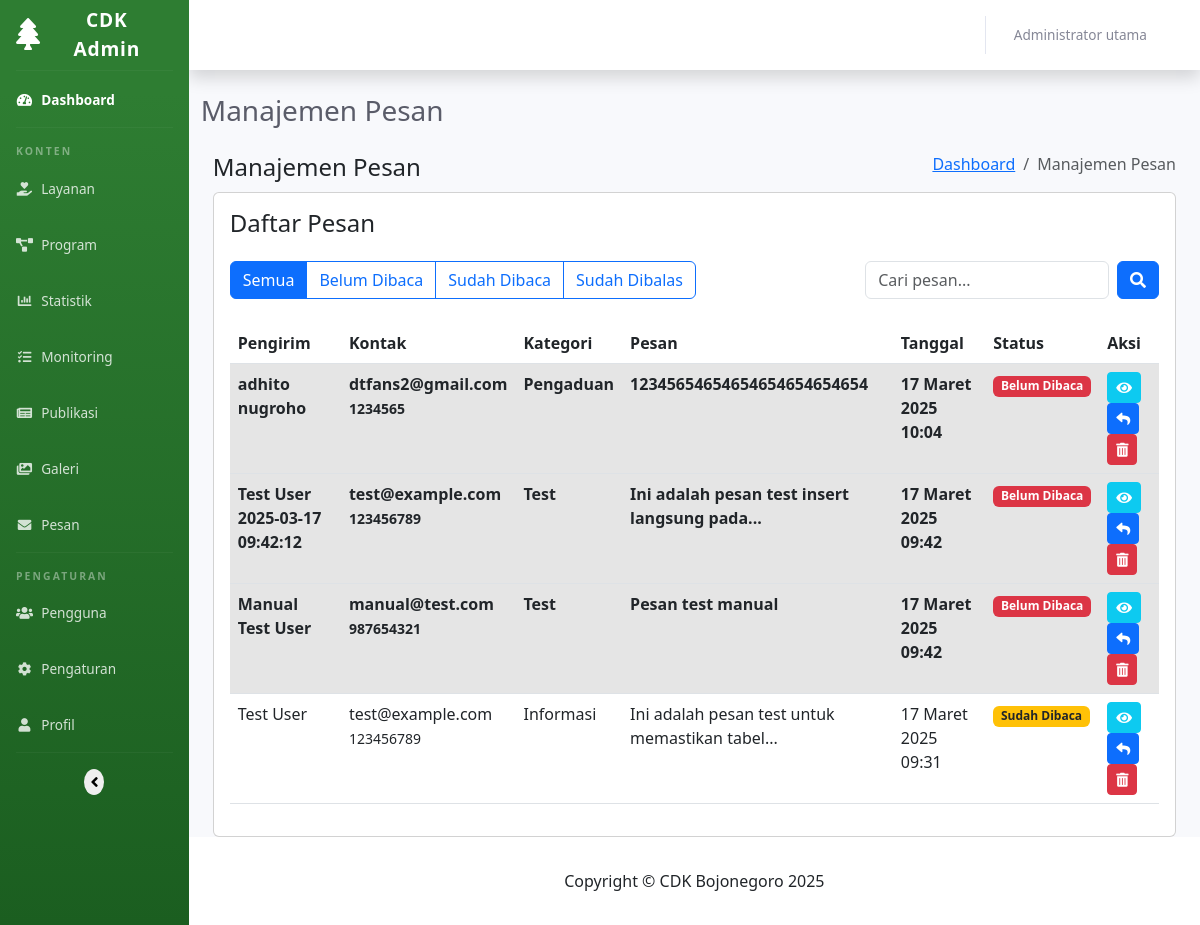
/admin/modules/pesan/index.php (signed in), run on the app's committed database.
### tables this page shows
CREATE TABLE `users`  (
  `id` int(0) NOT NULL AUTO_INCREMENT,
  `username` varchar(50) NOT NULL,
  `password` varchar(255) NOT NULL,
  `name` varchar(100) NOT NULL,
  `email` varchar(100) NOT NULL,
  `role` enum('admin','editor') NOT NULL,
  `last_login` datetime(0) NULL DEFAULT NULL,
  `created_at` timestamp(0) NULL DEFAULT CURRENT_TIMESTAMP(0),
  `updated_at` timestamp(0) NULL DEFAULT CURRENT_TIMESTAMP(0) ON UPDATE CURRENT_TIMESTAMP(0),
  PRIMARY KEY (`id`) USING BTREE,
  UNIQUE INDEX `username`(`username`) USING BTREE
);

CREATE TABLE `messages`  (
  `id` int(0) NOT NULL AUTO_INCREMENT,
  `name` varchar(100) NOT NULL,
  `email` varchar(100) NOT NULL,
  `phone` varchar(20) NULL DEFAULT NULL,
  `category` varchar(50) NOT NULL,
  `message` text NOT NULL,
  `status` enum('unread','read','replied') NULL DEFAULT 'unread',
  `ip_address` varchar(45) NULL DEFAULT NULL,
  `created_at` timestamp(0) NULL DEFAULT CURRENT_TIMESTAMP(0),
  PRIMARY KEY (`id`) USING BTREE
);

### admin/modules/pesan/index.php (the view, shortened to what the rows shown need)
<?php
require_once BASE_PATH . '/includes/config.php';
require_once ADMIN_PATH . '/includes/auth.php';
require_once ADMIN_PATH . '/includes/functions.php';
$page_title = 'Manajemen Pesan';
$page = isset($_GET['page']) ? (int)$_GET['page'] : 1;
$per_page = 10;
$offset = ($page - 1) * $per_page;
try {
    $query = "SELECT * FROM messages";
    $params = [];
    $query .= " ORDER BY created_at DESC LIMIT ?, ?";
    $params[] = $offset;
    $params[] = $per_page;
    $stmt = $pdo->prepare($query);
    $stmt->execute($params);
    $messages = $stmt->fetchAll();
} catch (PDOException $e) {
    $_SESSION['message'] = 'Error: ' . $e->getMessage();
    $_SESSION['message_type'] = 'danger';
    $messages = [];
    $total_pages = 1;
}
$csrf_token = generateCsrfToken();
include_once ADMIN_PATH . '/includes/header.php';
?>
<div class="content-wrapper">
    <div class="container-fluid">
        <div class="row">
            <div class="col-12">
                <div class="card">
                    <div class="card-body">
                        <div class="table-responsive">
                            <table class="table table-striped table-hover">
                                <thead>
                                    <tr>
                                        <th>Pengirim</th>
                                        <th>Kontak</th>
                                        <th>Kategori</th>
                                        <th>Pesan</th>
                                        <th>Tanggal</th>
                                        <th>Status</th>
                                        <th>Aksi</th>
                                    </tr>
                                </thead>
                                <tbody>
                                    <?php if (count($messages) > 0): ?>
                                        <?php foreach ($messages as $msg): ?>
                                            <tr class="<?php echo $msg['status'] === 'unread' ? 'table-active fw-bold' : ''; ?>">
                                                <td><?php echo htmlspecialchars($msg['name']); ?></td>
                                                <td>
                                                    <?php echo htmlspecialchars($msg['email']); ?>
                                                    <?php if (!empty($msg['phone'])): ?>
                                                        <br><small><?php echo htmlspecialchars($msg['phone']); ?></small>
                                                    <?php endif; ?>
                                                </td>
                                                <td><?php echo htmlspecialchars($msg['category']); ?></td>
                                                <td><?php echo htmlspecialchars(truncateText($msg['message'], 50)); ?></td>
                                                <td><?php echo formatDate($msg['created_at'], true); ?></td>
                                                <td>
                                                    <?php if ($msg['status'] === 'unread'): ?>
                                                        <span class="badge bg-danger">Belum Dibaca</span>
                                                    <?php elseif ($msg['status'] === 'read'): ?>
                                                        <span class="badge bg-warning text-dark">Sudah Dibaca</span>
                                                    <?php else: ?>
                                                        <span class="badge bg-success">Sudah Dibalas</span>
                                                    <?php endif; ?>
                                                </td>
                                                <td>
                                                    <a href="view.php?id=<?php echo $msg['id']; ?>" class="btn btn-sm btn-info text-white" title="Lihat">
                                                        <i class="fas fa-eye"></i>
                                                    </a>
                                                    <a href="reply.php?id=<?php echo $msg['id']; ?>" class="btn btn-sm btn-primary" title="Balas">
                                                        <i class="fas fa-reply"></i>
                                                    </a>
                                                    <a href="#" class="btn btn-sm btn-danger btn-delete"
                                                       data-id="<?php echo $msg['id']; ?>"
                                                       data-name="<?php echo htmlspecialchars($msg['name']); ?>"
                                                       data-token="<?php echo $csrf_token; ?>" title="Hapus">
                                                        <i class="fas fa-trash-alt"></i>
                                                    </a>
                                                </td>
                                            </tr>
                                        <?php endforeach; ?>
                                    <?php endif; ?>
                                </tbody>
                            </table>
                        </div>
                    </div>
                </div>
            </div>
        </div>
    </div>
</div>
<?php
include_once ADMIN_PATH . '/includes/footer.php';
?>

### admin/includes/header.php (shortened to what the rows shown need)
<?php
$current_admin = getCurrentAdmin();
?>
<!DOCTYPE html>
<html lang="id">
<head>
    <link href="https://cdn.jsdelivr.net/npm/bootstrap@5.3.0-alpha1/dist/css/bootstrap.min.css" rel="stylesheet">
    <link href="https://cdnjs.cloudflare.com/ajax/libs/font-awesome/6.0.0/css/all.min.css" rel="stylesheet">
    <link rel="stylesheet" href="https://cdnjs.cloudflare.com/ajax/libs/font-awesome/5.15.4/css/all.min.css">
    <link href="<?php echo $site_config['admin_url']; ?>/assets/css/admin.css" rel="stylesheet">
    <link href="https://cdn.jsdelivr.net/npm/remixicon@2.5.0/fonts/remixicon.css" rel="stylesheet">
    <link href="https://cdn.jsdelivr.net/npm/summernote@0.8.18/dist/summernote-bs5.min.css" rel="stylesheet">
</head>
<body id="page-top">
    <div id="wrapper">
        <div id="content-wrapper" class="d-flex flex-column">
            <div id="content">
                <nav class="navbar navbar-expand navbar-light bg-white topbar mb-4 static-top shadow">
                    <ul class="navbar-nav ms-auto">
                        <li class="nav-item dropdown no-arrow">
                            <a class="nav-link dropdown-toggle" href="#" id="userDropdown" role="button"
                                data-bs-toggle="dropdown" aria-haspopup="true" aria-expanded="false">
                                <span class="me-2 d-none d-lg-inline text-gray-600 small">
                                    <?php echo htmlspecialchars($current_admin['name'] ?? 'Admin'); ?>
                                </span>
                                <i class="fas fa-user-circle fa-fw"></i>
                            </a>
                        </li>
                    </ul>
                </nav>
                <div class="container-fluid">
                    <div class="d-sm-flex align-items-center justify-content-between mb-4">
                        <h1 class="h3 mb-0 text-gray-800"><?php echo $page_title ?? 'Dashboard'; ?></h1>
                    </div>

### data on the page
users: name "Administrator utama"
messages: name "adhito nugroho", email "dtfans2@gmail.com", phone "1234565", category "Pengaduan", message "12345654654654654654654654", created_at "17 Maret 2025 10:04", status "Belum Dibaca"
messages: name "Test User 2025-03-17 09:42:12", email "test@example.com", phone "123456789", category "Test", message "Ini adalah pesan test insert langsung pada...", created_at "17 Maret 2025 09:42", status "Belum Dibaca"
messages: name "Manual Test User", email "manual@test.com", phone "987654321", category "Test", message "Pesan test manual", created_at "17 Maret 2025 09:42", status "Belum Dibaca"
messages: name "Test User", email "test@example.com", phone "123456789", category "Informasi", message "Ini adalah pesan test untuk memastikan tabel...", created_at "17 Maret 2025 09:31", status "Sudah Dibaca"

### other printed values
$page_title "Manajemen Pesan"
